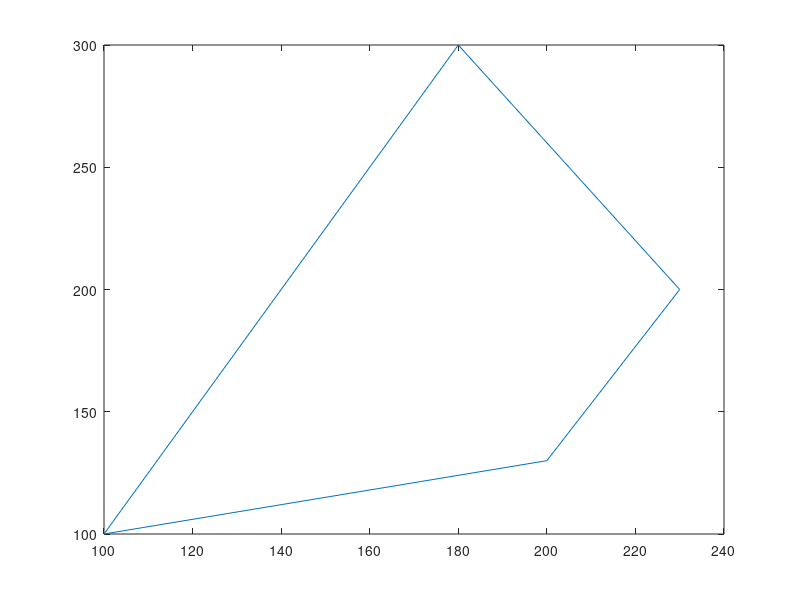

MATLAB code to generate this figure: (Note: this script raises an error after producing the figure.)
%%
addpath('D:\\projects\\WavesCNR\\matlab\\dynamic\\dual_quaternions');
close all;
clear;
%%

C = [100 200 230 180;
     100 130 200 300]

hc = figure
Cplot = [C C(:,1)];
plot( Cplot(1,:),Cplot(2,:) )


%%
Rp = [1    1  0;
      2   1.3  0
      2.3   2  0
      1.8   3  0];
  
nrays = size( Rp, 1);
Rk =  [ 1 2 7];
%Rv = repmat(Rk,nrays,1) - Rp;
%for ii=1:nrays
%    Rv(ii,:)=Rv(ii,:)/norm(Rv(ii,:));
%end 
Rv = [0.0976    0.1952    0.9759;
      -0.0976    0.1952    0.9759;
      0 0 1;
      0 0 1];
%Rp(:,1) = Rp(:,1)*1.3;
 x=200;
 y=200;
 w = compute_weights(C,[x;y],1)
   
    

%%
% render all rays
hlerp = figure;
for ii=1:nrays
    render_ray(Rp(ii,:),Rv(ii,:),1.5,'b');
end
grid on
hold on
axis equal
view(-21,72);    
Rpinit = mean( Rp );
Rvinit = mean( Rv ); Rvinit = Rvinit/norm(Rvinit);
render_ray(Rpinit,Rvinit,2.5,'k');

dq_init = ray_to_dquat( Rpinit', Rvinit' );

%while true
    figure(hc)
    x=200;
    y=200;
    w = compute_weights(C,[x;y],1)
    %w=[1/4 1/4 1/4 1/4];
    figure( hlerp )
    
    %w=[1 1 1];
    %w=w/norm(w);  

    % Find all transforms
    dquats = zeros(8,nrays);
    for ii=1:nrays
        dquats(:,ii)=rays_min_transform( [Rpinit;Rp(ii,:)], [Rvinit;Rv(ii,:)] );
        
        dqa = ray_to_dquat( Rp(ii,:)', Rv(ii,:)' );
        for t=linspace(0,1,50);            
            render_frame( dquat_geodesic( dq_init, dquat_mult( dquats(:,ii), dq_init), t ), 0.2, 1.0 );
        end
    end

    % Interpolate
    dq_interp = dquat_mult( dquat_DIB(dquats,w,30), dq_init);
        
    [Rpi, Rvi] = dquat_to_ray(dq_interp);
        
    if exist('hlerpray','var')==1
        %delete(hlerpray)
        clear hlerpray
    end
        
    hlerpray = render_ray(Rpi',Rvi',2.0,'r');
    %hlerpray =render_frame(dq_interp,0.2,2.0);    
    drawnow
%end

%%
%{
Re = cross(Rv,Rp);
midpoint = rays_intersec(Rv,Re);
scatter3( midpoint(1), midpoint(2), midpoint(3) );


pt_ra = Rp(1,:) + Rv(1,:)*dot( midpoint-Rp(1,:)', Rv(1,:));
pt_rb = Rp(2,:) + Rv(2,:)*dot( midpoint-Rp(2,:)', Rv(2,:));
scatter3( pt_ra(1), pt_ra(2), pt_ra(3) );
scatter3( pt_rb(1), pt_rb(2), pt_rb(3) );


vaxis = pt_rb-pt_ra; vaxis=-vaxis'/norm(vaxis);
RT_ra = [ Rv(1,:)' , vaxis , cross(Rv(1,:)',vaxis) ,  pt_ra';
             0         0                0               1 ];

dquat_ra = dquat_from_RT(RT_ra);

RT_rb = [ Rv(2,:)' , vaxis , cross(Rv(2,:)',vaxis) ,  pt_rb';
             0         0                0               1 ];
          
dquat_rb = dquat_from_RT(RT_rb);         


render_frame(dquat_ra,0.2,2.0);
render_frame(dquat_rb,0.2,2.0);


quat_a2b = dquat_mult( dquat_rb, dquat_invert(dquat_ra) );

for t=linspace(0,1,20)
    render_frame(dquat_geodesic(dquat_ra,dquat_mult(quat_a2b,dquat_ra),t),0.2,1.0);
end




RT_ra = [ Rv(1,:)' , vaxis , cross(Rv(1,:)',vaxis) ,  (pt_ra + Rv(1,:))';
             0         0                0               1 ];

dquat_ra = dquat_from_RT(RT_ra);

for t=linspace(0,1,20)
    render_frame(dquat_geodesic(dquat_ra,dquat_mult(quat_a2b,dquat_ra),t),0.2,1.0);
end
%}